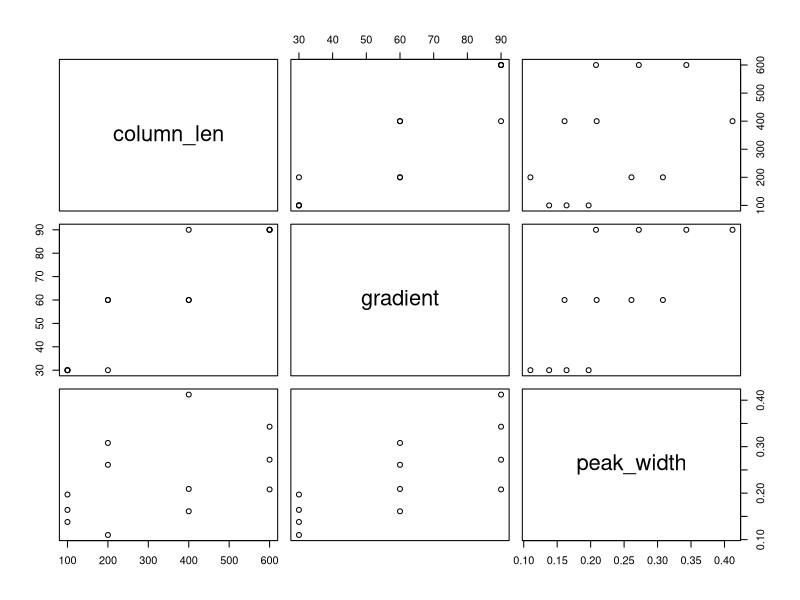

The R script that drew this image: (Note: this script raises an error after producing the figure.)
# model fitting for estimating ion peak width

# data retrieved from Hsieh et al 2013 'Effects of Column and Gradient Lengths on Peak Capacity and Peptide Identification in Nanoflow LC-MS/MS of Complex Proteomic Samples' Supplementary Table 2

# Data then used to estimate ion peak width from LC column characteristics

peak_width <- c(0.197, 0.164, 0.138, 0.11, 0.308, 0.261, 0.209, 0.161, 0.412, 0.343, 0.272, 0.208)
column_len <- c(rep(100, 3), rep(200, 3), rep(400, 3), rep(600, 3))
gradient <- c(rep(30, 4), rep(60, 4), rep(90, 4))
df <- data.frame(column_len, gradient, peak_width)
plot(df)

lm_out1 <- lm(peak_width ~ column_len + gradient)

#kleiner 260
predict(object = lm_out1, newdata = data.frame(column_len = 500, gradient = 260))

#kleiner 460
predict(object = lm_out1, newdata = data.frame(column_len = 500, gradient = 460))

# broberg
predict(object = lm_out1, newdata = data.frame(column_len = 250, gradient = 129))

# aylward
predict(object = lm_out1, newdata = data.frame(column_len = 600, gradient = 100))

## own data

predict(object = lm_out1, newdata = data.frame(column_len = , gradient = 120))
